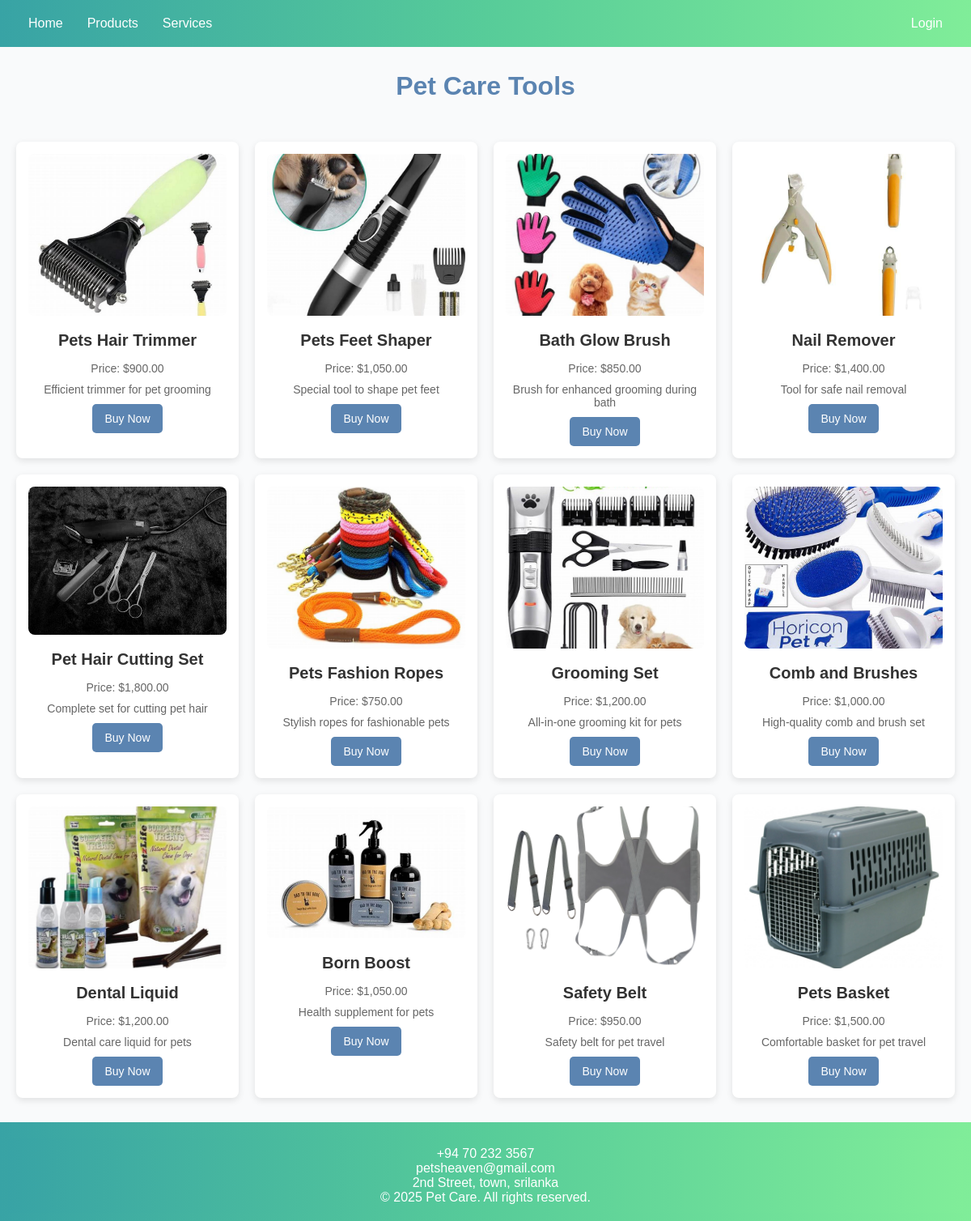
Screenshot of /products/tools.php with the database file from the repository.
### tables this page shows
CREATE TABLE IF NOT EXISTS products (
  id INT AUTO_INCREMENT PRIMARY KEY,
  name VARCHAR(255) NOT NULL,
  price DECIMAL(10, 2) NOT NULL,
  description TEXT,
  category ENUM('Food', 'Tools') NOT NULL,
  image_url VARCHAR(255),
  created_at TIMESTAMP DEFAULT CURRENT_TIMESTAMP
);

### products/tools.php (the view, shortened to what this page needs)
<?php
include_once "../includes/db_connect.php";
$query = "SELECT * FROM products WHERE category = 'Tools'";
$result = $conn->query($query);
?>
<!DOCTYPE html>
<html lang="en">
<head>
    <link rel="stylesheet" href="../styles/products.css">
</head>
<body>
    <?php include "../includes/header.php"; ?>
    <h1>Pet Care Tools</h1>
    <div class="product-grid">
        <?php if ($result->num_rows > 0): ?>
            <?php while ($row = $result->fetch_assoc()): ?>
                <div class="product-item">
                    <img src="../assets/images/<?= htmlspecialchars($row['image_url']) ?>" alt="<?= htmlspecialchars($row['name']) ?>">
                    <h3><?= htmlspecialchars($row['name']) ?></h3>
                    <p>Price: $<?= number_format($row['price'], 2) ?></p>
                    <p><?= htmlspecialchars($row['description']) ?></p>
                    <a href="../user/add_to_cart.php?product_id=<?= urlencode($row['id']) ?>" class="buy-now-btn">Buy Now</a>
                </div>
            <?php endwhile; ?>
        <?php else: ?>
            <p>No tools available.</p>
        <?php endif; ?>
    </div>
    <?php include "../includes/footer.php"; ?>
</body>
</html>

### styles/products.css (style rules this page uses)
body { font-family: 'Arial', sans-serif; background-color: rgb(249, 250, 251); margin: 0; padding: 0; color: #333; }
h1 { text-align: center; color: #5b84b1; margin: 30px 0; }
.product-grid { display: grid; grid-template-columns: repeat(auto-fit, minmax(250px, 1fr)); gap: 20px; padding: 20px; margin: 0 auto; max-width: 1200px; }
.product-item { background-color: #ffffff; border-radius: 8px; padding: 15px; text-align: center; box-shadow: 0 3px 8px rgba(0, 0, 0, 0.1); }
.product-item img { width: 100%; max-height: 200px; object-fit: cover; border-radius: 8px; }
.product-item h3 { font-size: 20px; margin: 15px 0; }
.product-item p { font-size: 14px; color: #666; margin: 10px 0; }
.buy-now-btn { display: inline-block; background-color: #5b84b1; color: white; padding: 10px 15px; border-radius: 5px; text-decoration: none; font-size: 14px; }

### includes/header.php (style rules this page uses)
body { margin: 0; font-family: Arial, sans-serif; }

### rows the page displays
products: image_url (picture), name "Pets Hair Trimmer", price "900.00", description "Efficient trimmer for pet grooming"
products: image_url (picture), name "Pets Feet Shaper", price "1,050.00", description "Special tool to shape pet feet"
products: image_url (picture), name "Bath Glow Brush", price "850.00", description "Brush for enhanced grooming during bath"
products: image_url (picture), name "Nail Remover", price "1,400.00", description "Tool for safe nail removal"
products: image_url (picture), name "Pet Hair Cutting Set", price "1,800.00", description "Complete set for cutting pet hair"
products: image_url (picture), name "Pets Fashion Ropes", price "750.00", description "Stylish ropes for fashionable pets"
products: image_url (picture), name "Grooming Set", price "1,200.00", description "All-in-one grooming kit for pets"
products: image_url (picture), name "Comb and Brushes", price "1,000.00", description "High-quality comb and brush set"
products: image_url (picture), name "Dental Liquid", price "1,200.00", description "Dental care liquid for pets"
products: image_url (picture), name "Born Boost", price "1,050.00", description "Health supplement for pets"
products: image_url (picture), name "Safety Belt", price "950.00", description "Safety belt for pet travel"
products: image_url (picture), name "Pets Basket", price "1,500.00", description "Comfortable basket for pet travel"
